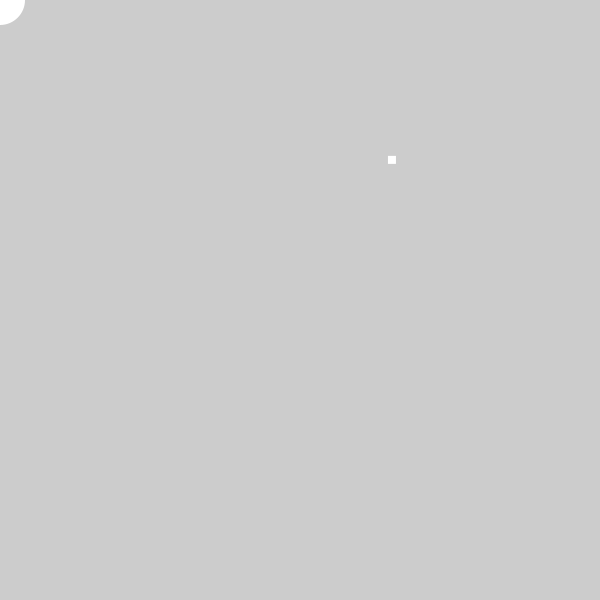
Frame 1 (no input)
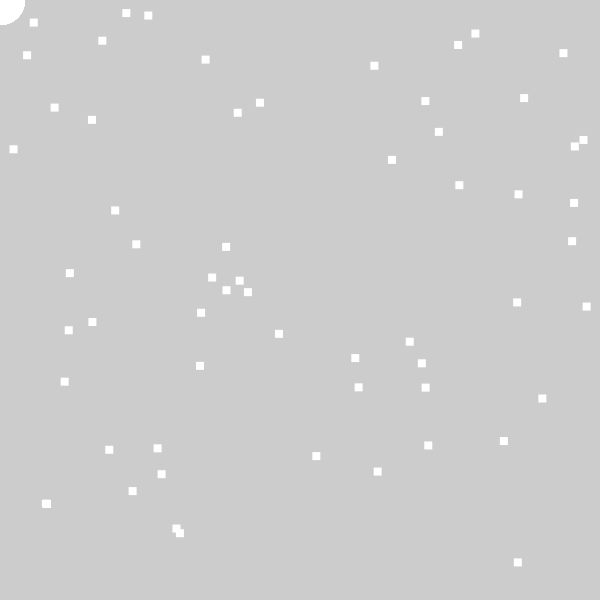
Frame 60 (the mouse pressed at the canvas centre just before this capture)
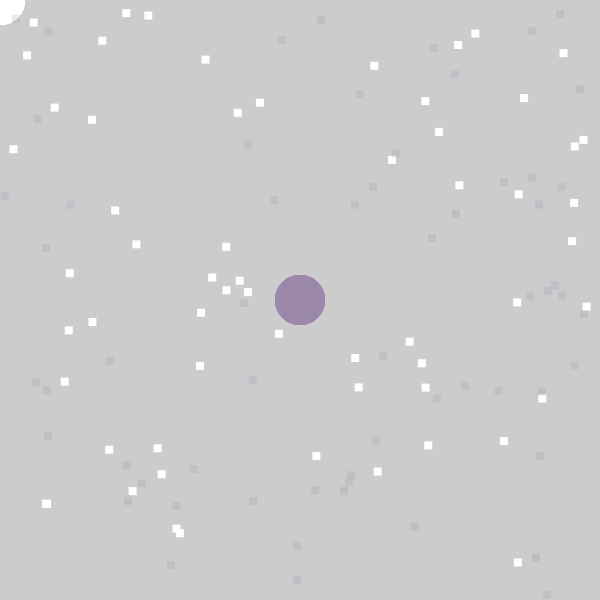
Frame 120 (the mouse held since frame 60 and released just before this capture)

The Processing sketch that drew these frames (run headless with seeded random() and noise(); from frame 60 on, the mouse is pressed at the canvas centre):

// Processing sketch: processing_140027
// ── processing_140027.pde

// setup - runs once at beginning
void setup()
  {
  // set a base size of 600 x 600 
  size (600,600);

  // smooth all drawing (antialiasing)
  smooth();

  // don't draw an outline around your shapes, keep them solid color
  noStroke();

  // make all the ellipses circles by drawing from the center
  ellipseMode(CENTER);
  }

// draw - runs once per frame
void draw()
  {
  // draw a small square (8x8) at a random spot on the screen
  rect(random(0,width), random(0,height), 8, 8); 
  
  // draw a circular ellipse wherever your mouse is on the screen
  ellipse(mouseX, mouseY, 50, 50);
  }

// mousePressed - happens when you click the mouse
void mousePressed()
  {
  // change color of ellipses with every mouse click
  fill (random(0,255), random(0,255), random(0,255), 50);
  }
